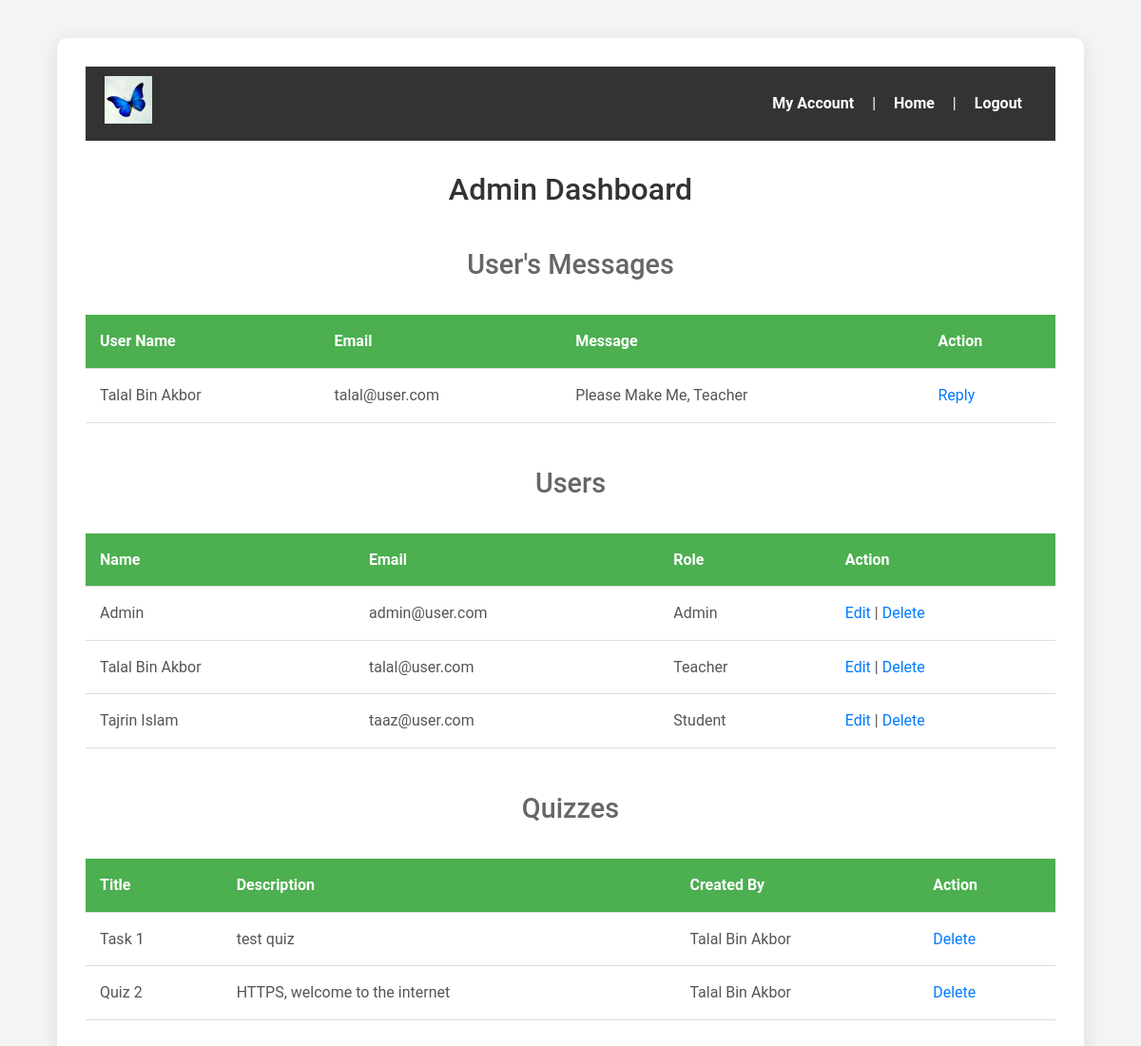
Before: /dashboard.php (signed in) with the older database file.
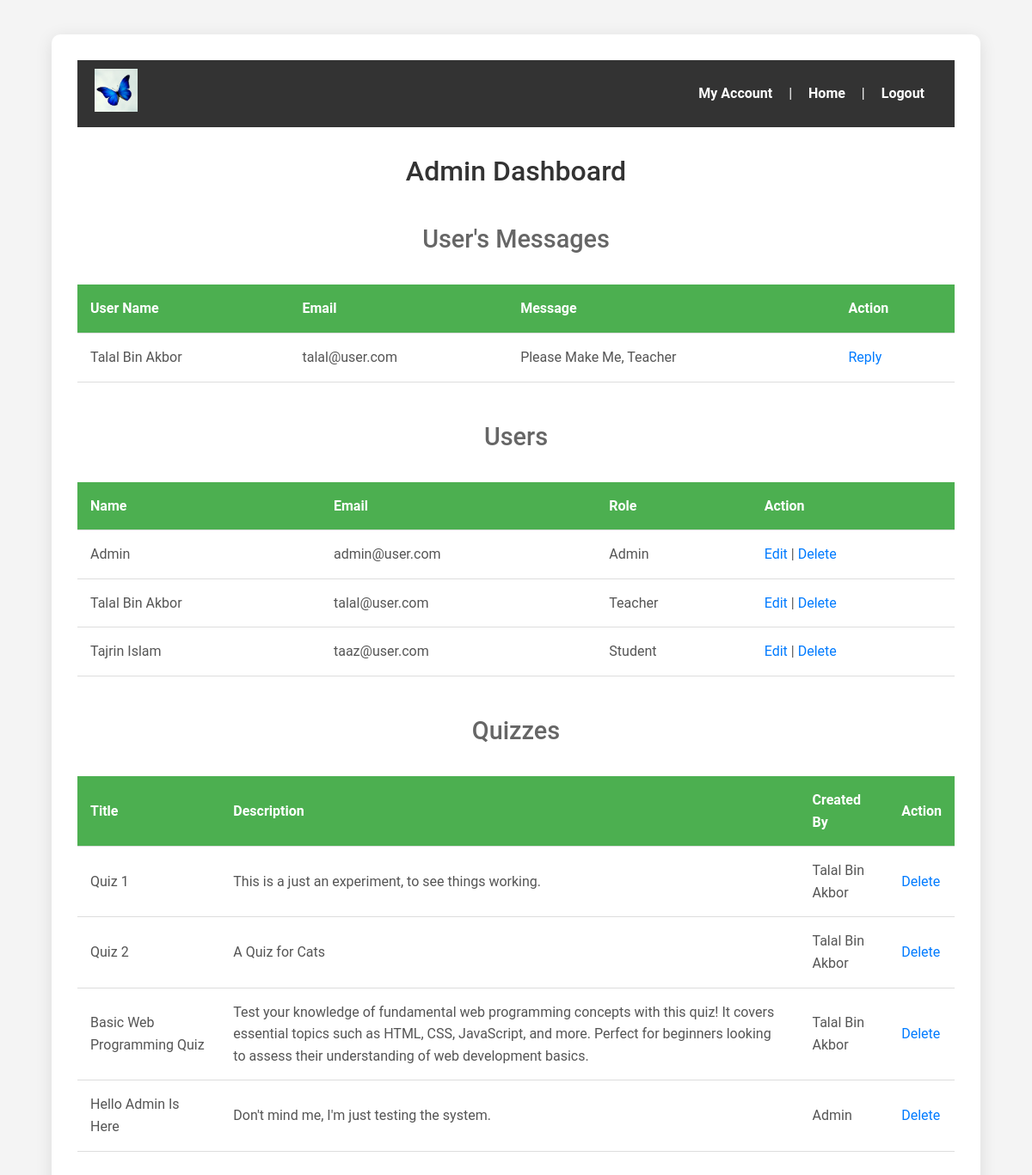
After: the same page with the newer database file.
### tables this page shows
CREATE TABLE `messages` (
  `id` int(11) NOT NULL,
  `sender_id` int(11) DEFAULT NULL,
  `receiver_id` int(11) DEFAULT NULL,
  `message` text NOT NULL,
  `status` enum('pending','approved') DEFAULT 'pending',
  `created_at` timestamp NOT NULL DEFAULT current_timestamp()
);

CREATE TABLE `users` (
  `id` int(11) NOT NULL,
  `name` varchar(100) NOT NULL,
  `email` varchar(100) NOT NULL,
  `password` varchar(255) NOT NULL,
  `profile_image` varchar(255) DEFAULT NULL,
  `role` enum('student','teacher','admin') DEFAULT 'student',
  `created_at` timestamp NOT NULL DEFAULT current_timestamp()
);

CREATE TABLE `quizzes` (
  `id` int(11) NOT NULL,
  `title` varchar(255) NOT NULL,
  `description` text DEFAULT NULL,
  `cover_image` varchar(255) DEFAULT 'default_cover.jpg',
  `created_by` int(11) DEFAULT NULL,
  `created_at` timestamp NOT NULL DEFAULT current_timestamp(),
  `total_score` int(11) DEFAULT 0
);

### dashboard.php (the view, shortened to what this page needs)
<?php
include('includes/db_connect.php');
$user_sql = "SELECT * FROM users";
$user_result = $conn->query($user_sql);
$quiz_sql = "SELECT * FROM quizzes";
$quiz_result = $conn->query($quiz_sql);
$message_sql = "SELECT messages.id, messages.message, users.name, users.email, messages.sender_id
                FROM messages
                JOIN users ON messages.sender_id = users.id
                WHERE messages.receiver_id = 1";
$message_result = $conn->query($message_sql);
?>
<!DOCTYPE html>
<html lang="en">
<head>
    <link rel="stylesheet" href="css/style.css">
</head>
<body>
    <div class="container">
        <header>
            <div class="logo">
                <img src="images/logo.png" alt="Quiz Logo" width="150">
            </div>
            <div class="nav-menu">
                <a href="account.php">My Account</a> |
                <a href="index.php">Home</a> |
                <a href="logout.php">Logout</a>
            </div>
        </header>
        <h2>Admin Dashboard</h2>
        <h3>User's Messages</h3>
        <table>
            <tr>
                <th>User Name</th>
                <th>Email</th>
                <th>Message</th>
                <th>Action</th>
            </tr>
            <?php while ($message = $message_result->fetch_assoc()): ?>
                <tr>
                    <td><?php echo $message['name']; ?></td>
                    <td><?php echo $message['email']; ?></td>
                    <td><?php echo $message['message']; ?></td>
                    <td>
                        <a href="inbox.php?receiver_id=<?php echo $message['sender_id']; ?>">Reply</a>
                    </td>
                </tr>
            <?php endwhile; ?>
        </table>
        <h3>Users</h3>
        <table>
            <tr><th>Name</th><th>Email</th><th>Role</th><th>Action</th></tr>
            <?php while ($user = $user_result->fetch_assoc()): ?>
                <tr>
                    <td><?php echo $user['name']; ?></td>
                    <td><?php echo $user['email']; ?></td>
                    <td><?php echo ucfirst($user['role']); ?></td>
                    <td>
                        <a href="edit_account.php?id=<?php echo $user['id']; ?>">Edit</a> |
                        <a href="javascript:void(0);" onclick="confirmDelete('Are you sure you want to delete this user?', 'dashboard.php?delete_user=<?php echo $user['id']; ?>')">Delete</a>
                    </td>
                </tr>
            <?php endwhile; ?>
        </table>
        <h3>Quizzes</h3>
        <table>
            <tr><th>Title</th><th>Description</th><th>Created By</th><th>Action</th></tr>
            <?php while ($quiz = $quiz_result->fetch_assoc()): ?>
                <tr>
                    <td><?php echo $quiz['title']; ?></td>
                    <td><?php echo $quiz['description']; ?></td>
                    <td>
                        <?php
                        $creator_sql = "SELECT name FROM users WHERE id = ".$quiz['created_by'];
                        $creator_result = $conn->query($creator_sql);
                        $creator = $creator_result->fetch_assoc();
                        echo $creator['name'];
                        ?>
                    </td>
                    <td>
                        <a href="javascript:void(0);" onclick="confirmDelete('Are you sure you want to delete this quiz?', 'dashboard.php?delete_quiz=<?php echo $quiz['id']; ?>')">Delete</a>
                    </td>
                </tr>
            <?php endwhile; ?>
        </table>
    </div>
</body>
</html>

Changed rows visible on the page:
changed quizzes: title "Task 1" → "Quiz 1"; description "test quiz" → "This is a just an experiment, to see things working."
changed quizzes "Quiz 2": description "HTTPS, welcome to the internet" → "A Quiz for Cats"
added quizzes: title "Basic Web Programming Quiz", description "Test your knowledge of fundamental web programming concepts with this quiz! It covers essential topics such as HTML, CSS, JavaScript, and more. Perfect for beginners looking to assess their understanding of web development basics.", created_by.name "Talal Bin Akbor"
added quizzes: title "Hello Admin Is Here", description "Don't mind me, I'm just testing the system.", created_by.name "Admin"
